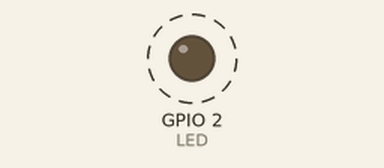
A program run on a simulated ESP32. Shown: output pins drawn as LEDs (lit = HIGH). Dashed ring = blinking. What the program prints to the serial monitor is not drawn.

Above: at 0.5 s.
Timing chart, 0 to 4.6 s (numbered marks = the images above):
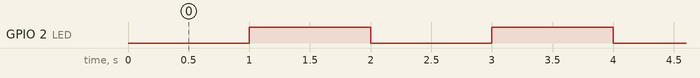

Measured:
- by itself, GPIO 2 (LED): alternates HIGH for 1.0 s and LOW for 1.0 s

The program:

main.cpp
```cpp
#include <Arduino.h>
#include "freertos/FreeRTOS.h"
#include "freertos/timers.h"

#define LED 2

TimerHandle_t timerLED;

//----------------------------------------------
// Callback del Timer
//----------------------------------------------
void callback(TimerHandle_t xTimer)
{
    static bool estado = false;

    estado = !estado;

    digitalWrite(LED, estado);

    Serial.println("Callback ejecutado");
}

//----------------------------------------------
void setup()
{
    Serial.begin(115200);

    pinMode(LED, OUTPUT);

    // Crear el Software Timer
    timerLED = xTimerCreate(
                    "LED",                  // Nombre
                    pdMS_TO_TICKS(1000),    // 1 segundo
                    pdTRUE,                 // Auto Reload
                    NULL,                   // ID
                    callback);              // Callback

    // Iniciar el Timer
    xTimerStart(timerLED, 0);

    Serial.println("Software Timer iniciado...");
}

//----------------------------------------------
void loop()
{
    // No hace absolutamente nada
}
```
